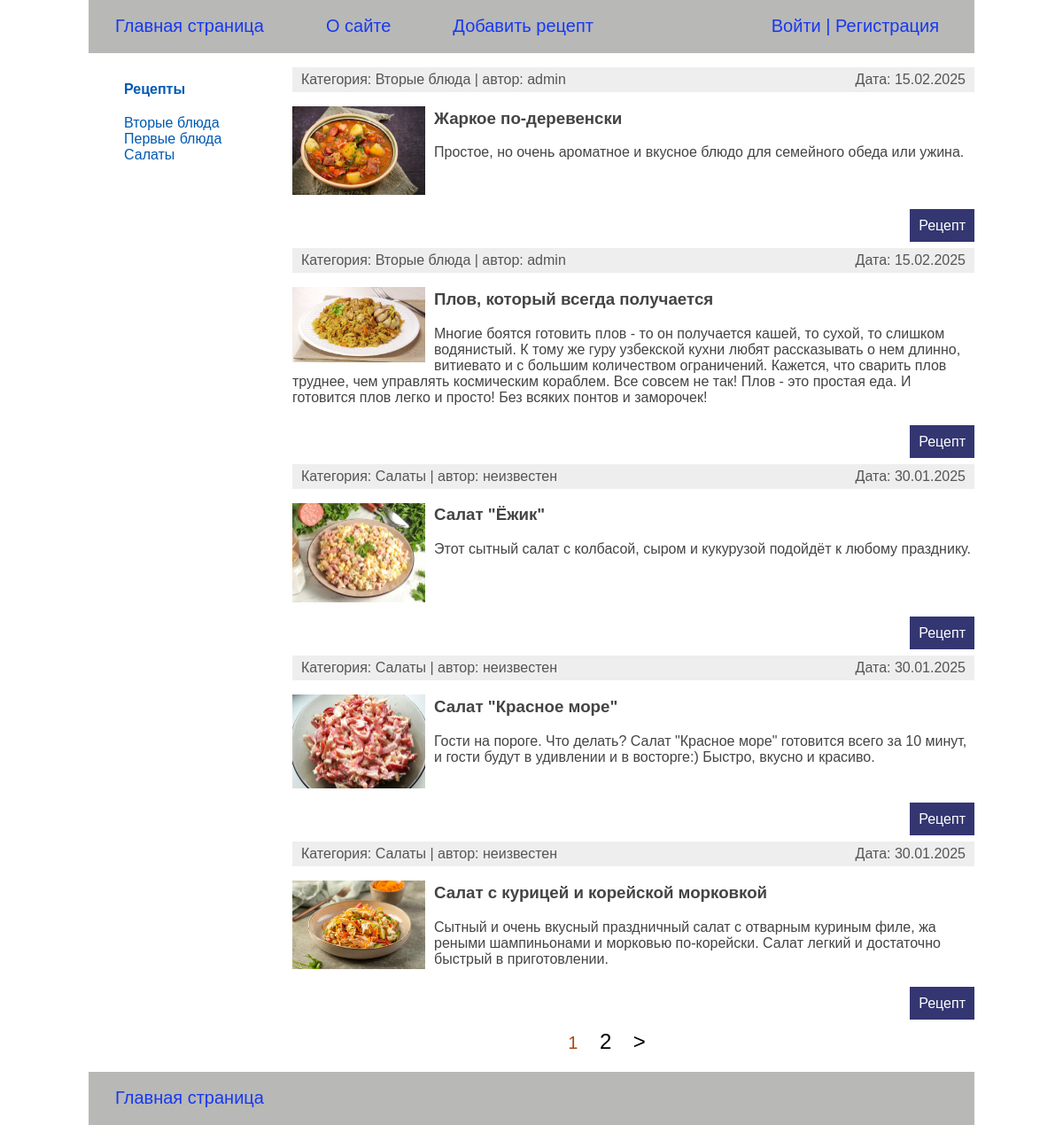
Before: / with the older database file.
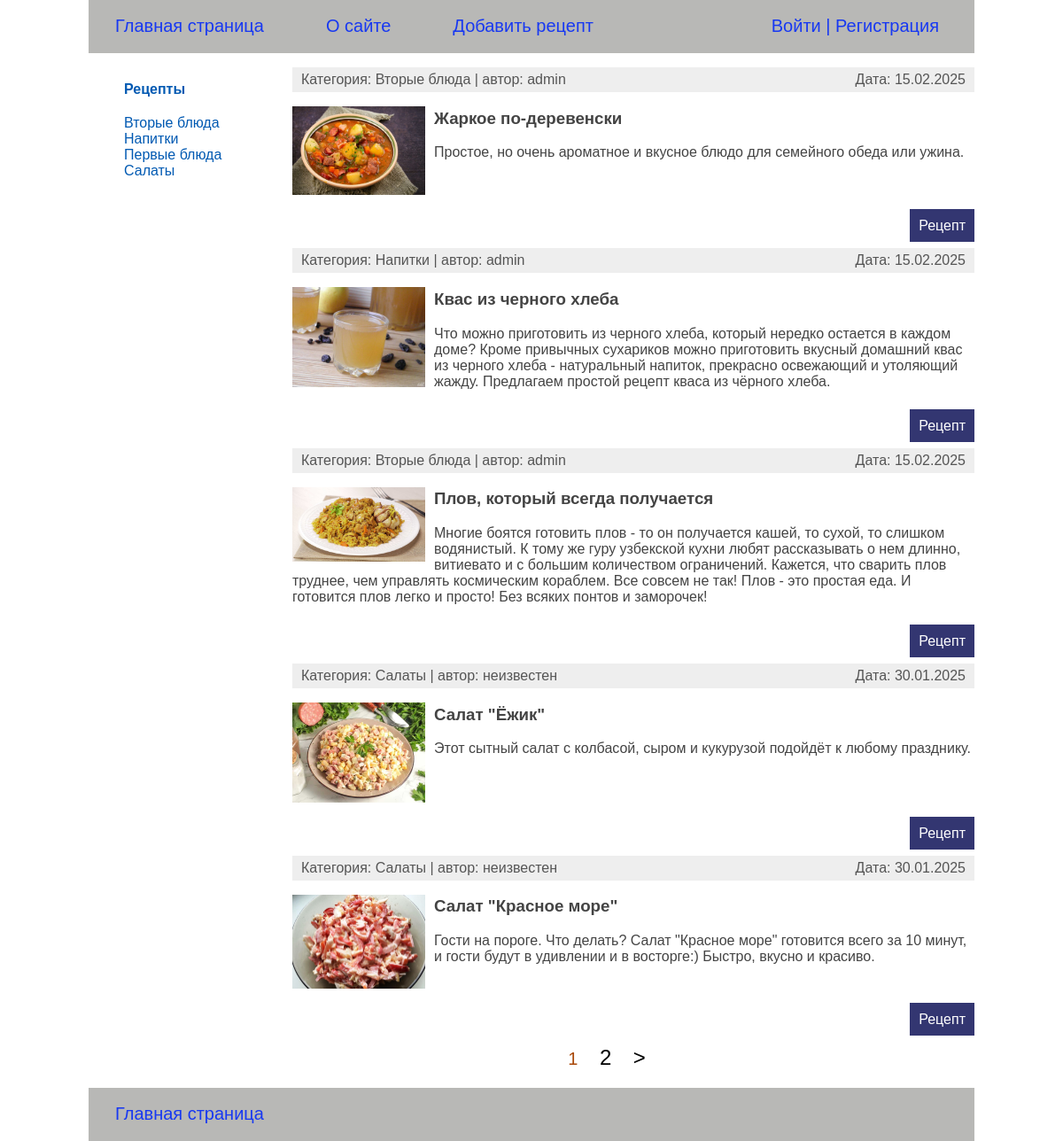
After: the same page with the newer database file.
### recipeapp/models.py (models this page shows, shortened)
class Category(models.Model):
    category_name = models.CharField(max_length=100, db_index=True, verbose_name='Категория')
    category_slug = models.SlugField(max_length=100, unique=True, db_index=True, verbose_name='Slug')
    class Meta:
        verbose_name = 'Категория'
        verbose_name_plural = 'Категории'
    def get_absolut_url(self):
        return reverse('category', kwargs={'category_slug': self.category_slug})

class RecipeBase(models.Model):
    recipe_title = models.CharField(max_length=255, verbose_name='Название рецепта')
    photos = models.ImageField(upload_to='photos/%Y/%m/%d',
                               default=None,
                               blank=True,
                               null=True,
                               verbose_name='Изображение')
    short_description = models.TextField(blank=True, verbose_name='Короткое описание')
    cooking_description = models.TextField(blank=True, verbose_name='Пошаговый рецепт')
    time_create = models.DateTimeField(auto_now_add=True)
    time_update = models.DateTimeField(auto_now=True, verbose_name='Дата изменения')
    category = models.ForeignKey('Category', on_delete=models.PROTECT, related_name='cat_recipe', verbose_name='Категория')
    recipe_ingredients = models.ManyToManyField(
        Ingredients,
        through='Composition',
        related_name='ingredients_recipe',
        verbose_name="Ингредиенты"
    )
    author = models.ForeignKey(
        get_user_model(),
        on_delete=models.SET_NULL,
        related_name='recipes',
        null=True,
        default=None,
        verbose_name="Автор")
    class Meta:
        ordering = ['recipe_title']
    def get_absolute_url(self):
        return reverse('detail', kwargs={'detail_id': self.pk})

### users/models.py (models this page shows)
class User(AbstractUser):
    photo = models.ImageField(upload_to="users/%Y/%m/%d/", blank=True, null=True, verbose_name="Фотография")
    date_birth = models.DateTimeField(blank=True, null=True, verbose_name="Дата рождения")

### recipeapp/views.py (the view)
# urls.py: path('', RecipeIndexView.as_view(), name='home'),
class RecipeIndexView(DataMixin, ListView):
    template_name = 'recipeapp/recipe-index.html'
    context_object_name = 'recipe'
    title_page = 'Главная'
    category_selected = 0
    paginate_by = 5
    def get_queryset(self):
        return RecipeBase.objects.all()

### recipeapp/templatetags/recipe_tags.py (called while the page is built)
@register.inclusion_tag('recipeapp/list_categories.html')
def show_categories(category_selected_id=0):
    categories = Category.objects.annotate(total=Count('cat_recipe')).filter(total__gt=0)
    return {'categories': categories, 'category_selected': category_selected_id}

### users/context_processors.py (called while the page is built)
def get_recipe_context(request):
    return {'mainmenu': menu}

### recipeapp/templates/recipeapp/recipe-index.html (shortened to what this page needs)
{% extends 'base.html' %}
{% block content %}
  <ul>
    {% for attr in recipe %}
    <li class="li_main_page">
      <div class="article-panel">
      <p class="first">Категория: {{attr.category.category_name}} | автор:
      {{ attr.author.username|default:"неизвестен" }}</p>
      <p class="last">Дата: {{attr.time_update|date:"d.m.Y" }}</p>
      </div>
      {% if attr.photos %}
      <p><img class="img-article-left thumb" src="{{attr.photos.url}}"></p>
      {% endif %}
      <h3>{{ attr.recipe_title }}</h3>
      {% autoescape off %}
        {{ attr.short_description|linebreaks }}
      {% endautoescape %}
        <p class="link-read-detail"><a href="{{ attr.get_absolute_url }}">Рецепт</a></p>
    </li>
    {% endfor %}
  </ul>
{% endblock %}
{% block navigate %}
{% if  page_obj.has_other_pages %}
  <nav class="list-pages">
    <ul>
      {% for p in paginator.page_range %}
      {% if page_obj.number == p %}
        <li class="page-num page-num-selected">{{ p }}</li>
      {% elif p > page_obj.number|add:-3 and p <= page_obj.number|add:2 %}
        <li class="page-num">
          <a href="?page={{ p }}">{{ p }}</a>
        </li>
      {% endif %}
      {% endfor %}
      {% if page_obj.has_next %}
        <li class="page-num">
            <a href="?page={{ page_obj.next_page_number }}">&gt;</a>
        </li>
      {% endif %}
    </ul>
  </nav>
{% endif %}
{% endblock %}

### recipeapp/templates/recipeapp/list_categories.html
{% for category in categories %}
    {% if category.id == category_selected %}
        <li class="selected">{{ category.category_name }}</li>
    {% else %}
        <li class="selected_cat"><a href="{{ category.get_absolut_url }}">{{ category.category_name }}</a></li>
    {% endif %}
{% endfor %}

Changed rows visible on the page:
no longer on this page (row unchanged): RecipeBase: category.category_name "Салаты", author.username "неизвестен", time_update "30.01.2025", photos (picture), recipe_title "Салат с курицей и корейской морковкой", short_description "Сытный и очень вкусный праздничный салат с отварным куриным филе, жа реными шампиньонами и морковью по-корейски. Салат легкий и достаточно быстрый в приготовлении."
now on this page (row unchanged): Category: category_name "Напитки"
added RecipeBase: category.category_name "Напитки", author.username "admin", time_update "15.02.2025", photos (picture), recipe_title "Квас из черного хлеба", short_description "Что можно приготовить из черного хлеба, который нередко остается в каждом доме? Кроме привычных сухариков можно приготовить вкусный домашний квас из черного хлеба - натуральный напиток, прекрасно освежающий и утоляющий жажду. Предлагаем простой рецепт кваса из чёрного хлеба."
